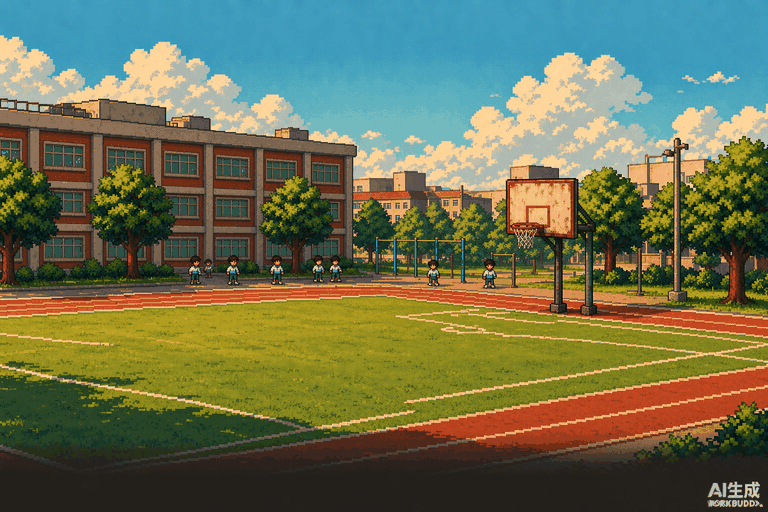
#> input picture frontend/assets/exercise-minigame-bg.png, 768 x 512 px, given in place of action-study-pixel.png, which was not available
$ python measure2.py
#> lines starting #> are read from the running program, lines starting #| are printed output that depends on the picture
# -*- coding: utf-8 -*-
from PIL import Image, ImageStat
import os

ROOT = r"C:\Users\Z\WorkBuddy\2026-10-23-22-47-56\qinghe_repo"
names = {
    "study":    "frontend/assets/action-study-pixel.png",
    "rest":     "frontend/assets/action-rest-pixel.png",
    "exercise": "frontend/assets/action-exercise-pixel.png",
    "social":   "frontend/assets/action-social-pixel.png",
}

def lum(im):
    s = ImageStat.Stat(im)
    r, g, b = s.mean
    return 0.2126*r + 0.7152*g + 0.0722*b

def region_lum(im, box):
    return lum(im.crop(box))

for nm, p in names.items():
    im = Image.open(os.path.join(ROOT, p)).convert("RGB")
#> im is the input picture: PIL image 768x512 RGB; mean R, G, B 107.9, 112.7, 81.1
    W, H = im.size
#> W = 768; H = 512
    # 整体
    full = lum(im)
#> in lum, `r, g, b = s.mean`: r = 107.9; g = 112.7; b = 81.1
#> full = 109.4
    # 顶部 0-35% 高度
    top = region_lum(im, (0, 0, W, int(H*0.35)))
#> in lum (call 2), `s = ImageStat.Stat(im)`:
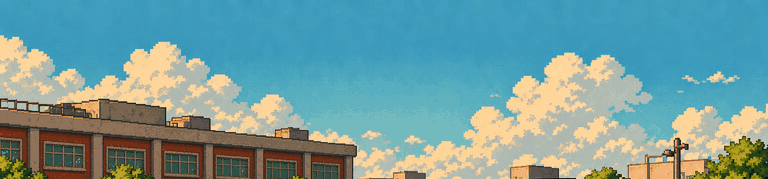
#> im: PIL image 768x179 RGB; mean R, G, B 116.7, 157.4, 157.4
#> in lum (call 2), `r, g, b = s.mean`: r = 116.7; g = 157.4
#> top = 148.8
    # 中部 30-72%
    mid = region_lum(im, (int(W*0.15), int(H*0.30), int(W*0.85), int(H*0.72)))
#> in lum (call 3), `s = ImageStat.Stat(im)`:
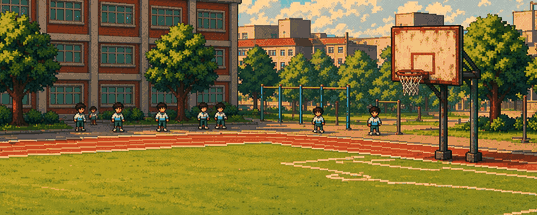
#> im: PIL image 537x215 RGB; mean R, G, B 124.8, 109.1, 53.6
#> in lum (call 3), `r, g, b = s.mean`: r = 124.8; g = 109.1; b = 53.57
#> mid = 108.4
    # 底部 65-100%
    bot = region_lum(im, (0, int(H*0.65), W, H))
#> in lum (call 4), `s = ImageStat.Stat(im)`:
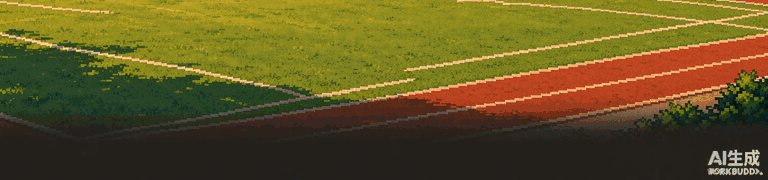
#> im: PIL image 768x180 RGB; mean R, G, B 98.4, 85.4, 35.1
#> in lum (call 4), `r, g, b = s.mean`: r = 98.41; g = 85.37; b = 35.1
#> bot = 84.52
    sat = ImageStat.Stat(im.convert("HSV")).mean[1]
#> sat = 137.1
    print(f"{nm:9s} 整体 {full:5.1f} | 顶 {top:5.1f} | 中 {mid:5.1f} | 底 {bot:5.1f} | 饱和 {sat:5.1f}")
#| study     整体 109.4 | 顶 148.8 | 中 108.4 | 底  84.5 | 饱和 137.1
#> pass 2 of the loop `for nm, p in names.items():`:
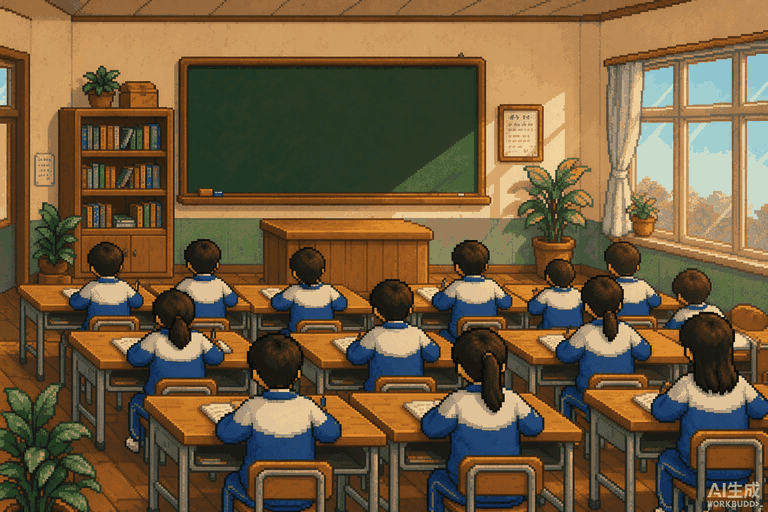
#> input picture frontend/assets/study-minigame-bg.png, 768 x 512 px, given in place of action-rest-pixel.png, which was not available
#> im is the input picture: PIL image 768x512 RGB; mean R, G, B 112.9, 91.8, 62
#> full = 94.11
#> im: PIL image 768x179 RGB
#> top = 112.8
#> in lum (call 7), `s = ImageStat.Stat(im)`:
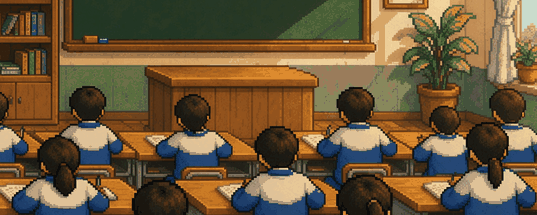
#> im: PIL image 537x215 RGB; mean R, G, B 108.6, 87.5, 57.6
#> r = 108.6; g = 87.5; b = 57.65
#> mid = 89.82
#> in lum (call 8), `s = ImageStat.Stat(im)`:
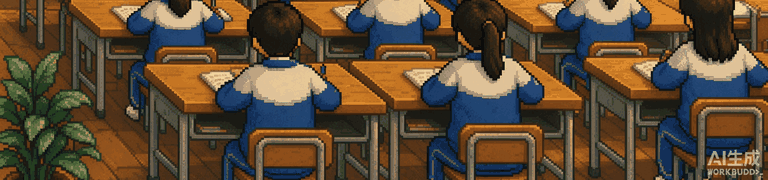
#> im: PIL image 768x180 RGB; mean R, G, B 92.6, 74.6, 53.6
#> r = 92.59; g = 74.6; b = 53.61
#> bot = 76.91
#> sat = 132.7
#| rest      整体  94.1 | 顶 112.8 | 中  89.8 | 底  76.9 | 饱和 132.7
